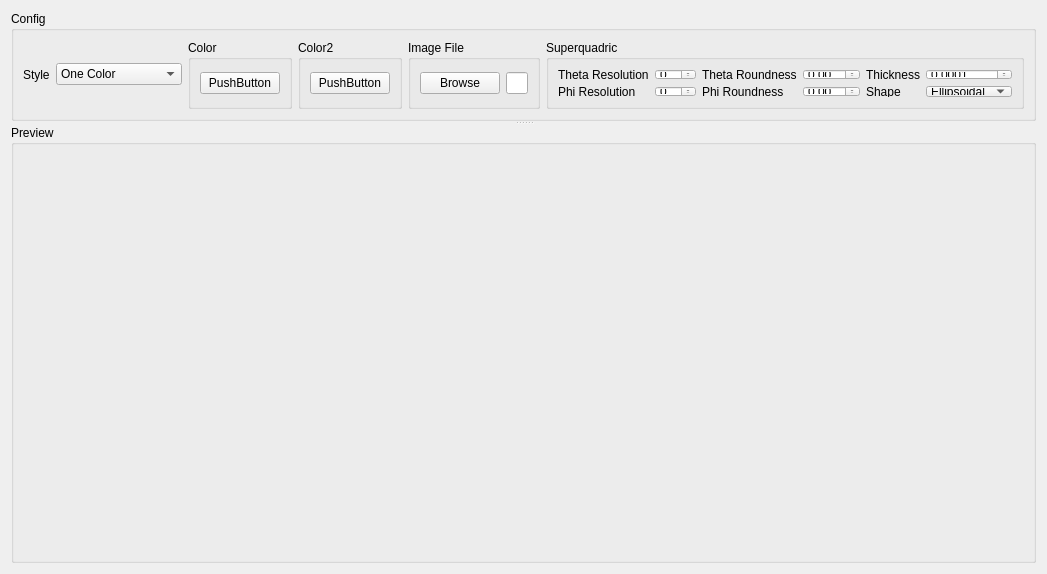
<?xml version="1.0" encoding="UTF-8"?>
<ui version="4.0">
 <class>BackgroundWindow</class>
 <widget class="QWidget" name="BackgroundWindow">
  <property name="geometry">
   <rect>
    <x>0</x>
    <y>0</y>
    <width>874</width>
    <height>574</height>
   </rect>
  </property>
  <property name="windowTitle">
   <string>Form</string>
  </property>
  <layout class="QGridLayout" name="gridLayout_2">
   <item row="0" column="0">
    <widget class="QSplitter" name="splitter">
     <property name="orientation">
      <enum>Qt::Vertical</enum>
     </property>
     <widget class="QGroupBox" name="groupBox">
      <property name="maximumSize">
       <size>
        <width>16777215</width>
        <height>110</height>
       </size>
      </property>
      <property name="title">
       <string>Config</string>
      </property>
      <layout class="QGridLayout" name="gridLayout_4">
       <item row="0" column="0">
        <layout class="QGridLayout" name="gridLayout_3">
         <item row="0" column="3">
          <widget class="QGroupBox" name="color2GroupBox">
           <property name="title">
            <string>Color2</string>
           </property>
           <layout class="QGridLayout" name="gridLayout_6">
            <item row="0" column="0">
             <widget class="Widgets::ColorPushButton" name="color2Button">
              <property name="text">
               <string>PushButton</string>
              </property>
             </widget>
            </item>
           </layout>
          </widget>
         </item>
         <item row="0" column="0">
          <widget class="QLabel" name="label">
           <property name="text">
            <string>Style</string>
           </property>
          </widget>
         </item>
         <item row="0" column="1">
          <widget class="QComboBox" name="styleCombo">
           <item>
            <property name="text">
             <string>One Color</string>
            </property>
           </item>
           <item>
            <property name="text">
             <string>Two Colors</string>
            </property>
           </item>
           <item>
            <property name="text">
             <string>Backgroud Image</string>
            </property>
           </item>
          </widget>
         </item>
         <item row="0" column="4">
          <widget class="QGroupBox" name="imageFileGroupBox">
           <property name="title">
            <string>Image File</string>
           </property>
           <layout class="QGridLayout" name="gridLayout_7">
            <item row="0" column="0">
             <layout class="QHBoxLayout" name="horizontalLayout">
              <item>
               <widget class="QPushButton" name="browseButton">
                <property name="text">
                 <string>Browse</string>
                </property>
               </widget>
              </item>
              <item>
               <widget class="QLineEdit" name="fileEdit">
                <property name="readOnly">
                 <bool>true</bool>
                </property>
               </widget>
              </item>
             </layout>
            </item>
           </layout>
          </widget>
         </item>
         <item row="0" column="2">
          <widget class="QGroupBox" name="color1GroupBox">
           <property name="title">
            <string>Color</string>
           </property>
           <layout class="QGridLayout" name="gridLayout_5">
            <item row="0" column="0">
             <widget class="Widgets::ColorPushButton" name="colorButton">
              <property name="text">
               <string>PushButton</string>
              </property>
             </widget>
            </item>
           </layout>
          </widget>
         </item>
         <item row="0" column="5">
          <widget class="QGroupBox" name="groupBox_3">
           <property name="title">
            <string>Superquadric</string>
           </property>
           <layout class="QGridLayout" name="gridLayout_9">
            <item row="0" column="0">
             <layout class="QGridLayout" name="gridLayout">
              <item row="0" column="0">
               <widget class="QLabel" name="label_2">
                <property name="text">
                 <string>Theta Resolution</string>
                </property>
               </widget>
              </item>
              <item row="0" column="2">
               <widget class="QLabel" name="label_4">
                <property name="text">
                 <string>Theta Roundness</string>
                </property>
               </widget>
              </item>
              <item row="0" column="1">
               <widget class="QSpinBox" name="thetaResolutionSpinBox"/>
              </item>
              <item row="1" column="3">
               <widget class="QDoubleSpinBox" name="phiRoundnessSpinBox">
                <property name="singleStep">
                 <double>0.100000000000000</double>
                </property>
               </widget>
              </item>
              <item row="0" column="3">
               <widget class="QDoubleSpinBox" name="thetaRoundnessSpinBox">
                <property name="singleStep">
                 <double>0.100000000000000</double>
                </property>
               </widget>
              </item>
              <item row="1" column="1">
               <widget class="QSpinBox" name="phiResolutionSpinBox"/>
              </item>
              <item row="1" column="0">
               <widget class="QLabel" name="label_3">
                <property name="text">
                 <string>Phi Resolution</string>
                </property>
               </widget>
              </item>
              <item row="1" column="2">
               <widget class="QLabel" name="label_5">
                <property name="text">
                 <string>Phi Roundness</string>
                </property>
               </widget>
              </item>
              <item row="0" column="4">
               <widget class="QLabel" name="label_6">
                <property name="text">
                 <string>Thickness</string>
                </property>
               </widget>
              </item>
              <item row="0" column="5">
               <widget class="QDoubleSpinBox" name="thicknessSpinBox">
                <property name="decimals">
                 <number>4</number>
                </property>
                <property name="minimum">
                 <double>0.000100000000000</double>
                </property>
                <property name="maximum">
                 <double>1.000000000000000</double>
                </property>
                <property name="singleStep">
                 <double>0.000100000000000</double>
                </property>
               </widget>
              </item>
              <item row="1" column="4">
               <widget class="QLabel" name="label_7">
                <property name="text">
                 <string>Shape</string>
                </property>
               </widget>
              </item>
              <item row="1" column="5">
               <widget class="QComboBox" name="shapeComboBox">
                <item>
                 <property name="text">
                  <string>Ellipsoidal</string>
                 </property>
                </item>
                <item>
                 <property name="text">
                  <string>Toroidal</string>
                 </property>
                </item>
               </widget>
              </item>
             </layout>
            </item>
           </layout>
          </widget>
         </item>
         <item row="0" column="6">
          <spacer name="horizontalSpacer">
           <property name="orientation">
            <enum>Qt::Horizontal</enum>
           </property>
           <property name="sizeHint" stdset="0">
            <size>
             <width>40</width>
             <height>20</height>
            </size>
           </property>
          </spacer>
         </item>
        </layout>
       </item>
      </layout>
     </widget>
     <widget class="QGroupBox" name="groupBox_2">
      <property name="title">
       <string>Preview</string>
      </property>
      <layout class="QGridLayout" name="gridLayout_8">
       <item row="0" column="0">
        <layout class="QVBoxLayout" name="previewLayout"/>
       </item>
      </layout>
     </widget>
    </widget>
   </item>
  </layout>
 </widget>
 <customwidgets>
  <customwidget>
   <class>Widgets::ColorPushButton</class>
   <extends>QPushButton</extends>
   <header location="global">widgets/colorpushbutton.h</header>
  </customwidget>
 </customwidgets>
 <resources/>
 <connections/>
</ui>
